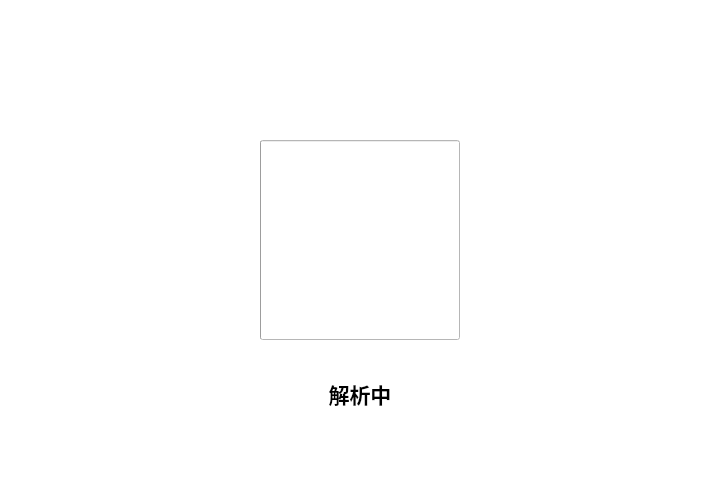
<?xml version="1.0" encoding="UTF-8"?>
<ui version="4.0">
 <class>Form</class>
 <widget class="QWidget" name="Form">
  <property name="geometry">
   <rect>
    <x>0</x>
    <y>0</y>
    <width>720</width>
    <height>480</height>
   </rect>
  </property>
  <property name="windowTitle">
   <string>Form</string>
  </property>
  <widget class="QWidget" name="widget" native="true">
   <property name="geometry">
    <rect>
     <x>0</x>
     <y>0</y>
     <width>720</width>
     <height>480</height>
    </rect>
   </property>
   <property name="styleSheet">
    <string notr="true">background-color: rgb(255, 255, 255);</string>
   </property>
   <widget class="IndeterminateProgressRing" name="rounding">
    <property name="geometry">
     <rect>
      <x>260</x>
      <y>140</y>
      <width>200</width>
      <height>200</height>
     </rect>
    </property>
    <property name="minimumSize">
     <size>
      <width>200</width>
      <height>200</height>
     </size>
    </property>
    <property name="maximumSize">
     <size>
      <width>200</width>
      <height>200</height>
     </size>
    </property>
    <property name="strokeWidth">
     <number>10</number>
    </property>
   </widget>
   <widget class="SubtitleLabel" name="Title">
    <property name="geometry">
     <rect>
      <x>0</x>
      <y>380</y>
      <width>720</width>
      <height>27</height>
     </rect>
    </property>
    <property name="font">
     <font>
      <family>Microsoft YaHei</family>
      <pointsize>16</pointsize>
      <weight>75</weight>
      <bold>true</bold>
     </font>
    </property>
    <property name="text">
     <string>解析中</string>
    </property>
    <property name="alignment">
     <set>Qt::AlignCenter</set>
    </property>
   </widget>
   <widget class="QWidget" name="processingpage" native="true">
    <property name="geometry">
     <rect>
      <x>260</x>
      <y>140</y>
      <width>200</width>
      <height>200</height>
     </rect>
    </property>
    <widget class="ProgressRing" name="processing">
     <property name="geometry">
      <rect>
       <x>0</x>
       <y>0</y>
       <width>200</width>
       <height>200</height>
      </rect>
     </property>
     <property name="minimumSize">
      <size>
       <width>200</width>
       <height>200</height>
      </size>
     </property>
     <property name="maximumSize">
      <size>
       <width>200</width>
       <height>200</height>
      </size>
     </property>
     <property name="strokeWidth">
      <number>10</number>
     </property>
    </widget>
   </widget>
   <zorder>Title</zorder>
   <zorder>rounding</zorder>
   <zorder>processingpage</zorder>
  </widget>
 </widget>
 <customwidgets>
  <customwidget>
   <class>SubtitleLabel</class>
   <extends>QLabel</extends>
   <header>qfluentwidgets</header>
  </customwidget>
  <customwidget>
   <class>ProgressBar</class>
   <extends>QProgressBar</extends>
   <header>qfluentwidgets</header>
  </customwidget>
  <customwidget>
   <class>ProgressRing</class>
   <extends>ProgressBar</extends>
   <header>qfluentwidgets</header>
  </customwidget>
  <customwidget>
   <class>IndeterminateProgressRing</class>
   <extends>QProgressBar</extends>
   <header>qfluentwidgets</header>
  </customwidget>
 </customwidgets>
 <resources/>
 <connections/>
</ui>
